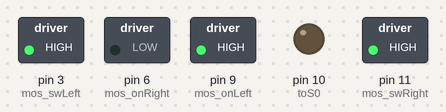
Simulated run of this sketch. Board: Arduino Uno, built with avr-gcc and run on an emulated ATmega328P. Parts: switched loads named in the sketch (green lamp = pin HIGH), output pins drawn as LEDs (lit = HIGH).

Above: at 0.1 s.
Timing chart, 0 to 1.6 s (numbered marks = the images above):
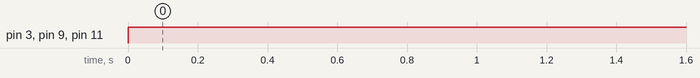

The sketch:

HBRIDGE.ino
```cpp
#define mos_swLeft 3
#define mos_swRight 11
#define mos_onRight 6
#define mos_onLeft 9
#define sign_bit A0
#define magnitude_bit A1
#define toS0 10

int volt_command = 0;
int volt_sign = 0;

void setup() {
 pinMode(mos_swLeft,OUTPUT);
 pinMode(mos_swRight,OUTPUT);
 pinMode(mos_onRight,OUTPUT);
 pinMode(mos_onLeft,OUTPUT);
 pinMode(toS0,OUTPUT);
 pinMode(sign_bit,INPUT);
// Serial.begin(9600);

// digitalWrite(mos_swRight,HIGH);
// digitalWrite(mos_swLeft,HIGH);
 TCCR2B = TCCR2B & B11111000 | B00000010;
}
// 084 589 7807
void loop() {
//   c_cw_rotation();  //left
//   delay(1500);
//   c_cw_less();
//   delay(3000);
//   stopMotor();
//   delay(3000);
   cw_rotation();   //right
//   delay(1500);
//   cw_less();
//   delay(3000);
//   stopMotor();
//   delay(3000);

}

void readVoltCommand(){
//  digitalWrite(toS0,digitalRead(sign_bit));
  volt_sign = digitalRead(sign_bit);
  digitalWrite(toS0,volt_sign);
//  volt_command = map(analogRead(magnitude_bit),0,1023,0,255);
  volt_command = analogRead(magnitude_bit);
 }
 void drive(){
    if(volt_command <=0){
        stopMotor();
      }
     else if(volt_sign == LOW){
        cw_rotation();
      }
      else
        c_cw_rotation();
 }
 void stopMotor(){
  analogWrite(mos_onRight,0);
  analogWrite(mos_onLeft,0);
  //turn the switching mosfets off
  analogWrite(mos_swLeft,0);
  analogWrite(mos_swRight,0);
 }

void cw_rotation(){//analog swRight to vary speed in this direction

     analogWrite(mos_onRight,0);
     analogWrite(mos_onLeft,255);
     digitalWrite(mos_swLeft,HIGH);
     analogWrite(mos_swRight,255);

 }


 void c_cw_rotation(){//swLeft varies speed in this direction
     analogWrite(mos_onRight,255);
     analogWrite(mos_onLeft,0);
     digitalWrite(mos_swRight,HIGH);
     analogWrite(mos_swLeft,255);
 }
void c_cw_less(){
     digitalWrite(mos_onRight,HIGH);
     digitalWrite(mos_onLeft,LOW);
     digitalWrite(mos_swRight,HIGH);
     analogWrite(mos_swLeft,255);
  }
void  cw_less(){
     digitalWrite(mos_onRight,LOW);
     digitalWrite(mos_onLeft,HIGH);
     digitalWrite(mos_swLeft,HIGH);
     analogWrite(mos_swRight,130);
 }
```

Measured:
- by itself, pin 3 (mos_swLeft), pin 9 (mos_onLeft), pin 11 (mos_swRight): LOW → HIGH at 0.00 s
